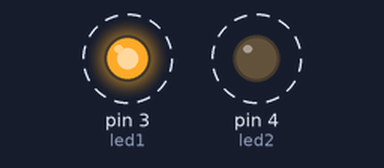
A sketch run on a simulated Arduino Uno, built with avr-gcc and run on an emulated ATmega328P. On the bench: output pins drawn as LEDs (lit = HIGH). Dashed ring = blinking.

Above: at 0.5 s.
Timing chart, 0 to 4.6 s (numbered marks = the images above):
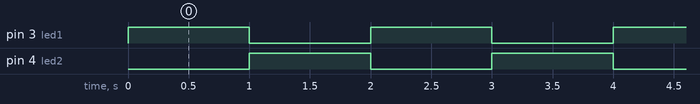

Measured:
- by itself, pin 3 (led1), pin 4 (led2): alternates HIGH for 1.0 s and LOW for 1.0 s
- by itself, everything shown: repeats every 2.0 s, in 3 steps

The sketch:

Story_2.ino
```cpp
unsigned int const led1 = 3;
unsigned int const led2 = 4;

void setup() {
  pinMode(led1, OUTPUT);
  pinMode(led2, OUTPUT);
}

void loop() {
  digitalWrite(led1, HIGH);   // turn the LED on (HIGH is the voltage level)
  delay(1000);               // wait for a second
  digitalWrite(led1, LOW);    // turn the LED off by making the voltage LOW


  digitalWrite(led2, HIGH);   // turn the LED on (HIGH is the voltage level)
  delay(1000);               // wait for a second
  digitalWrite(led2, LOW);    // turn the LED off by making the voltage LOW
  //
}
```
